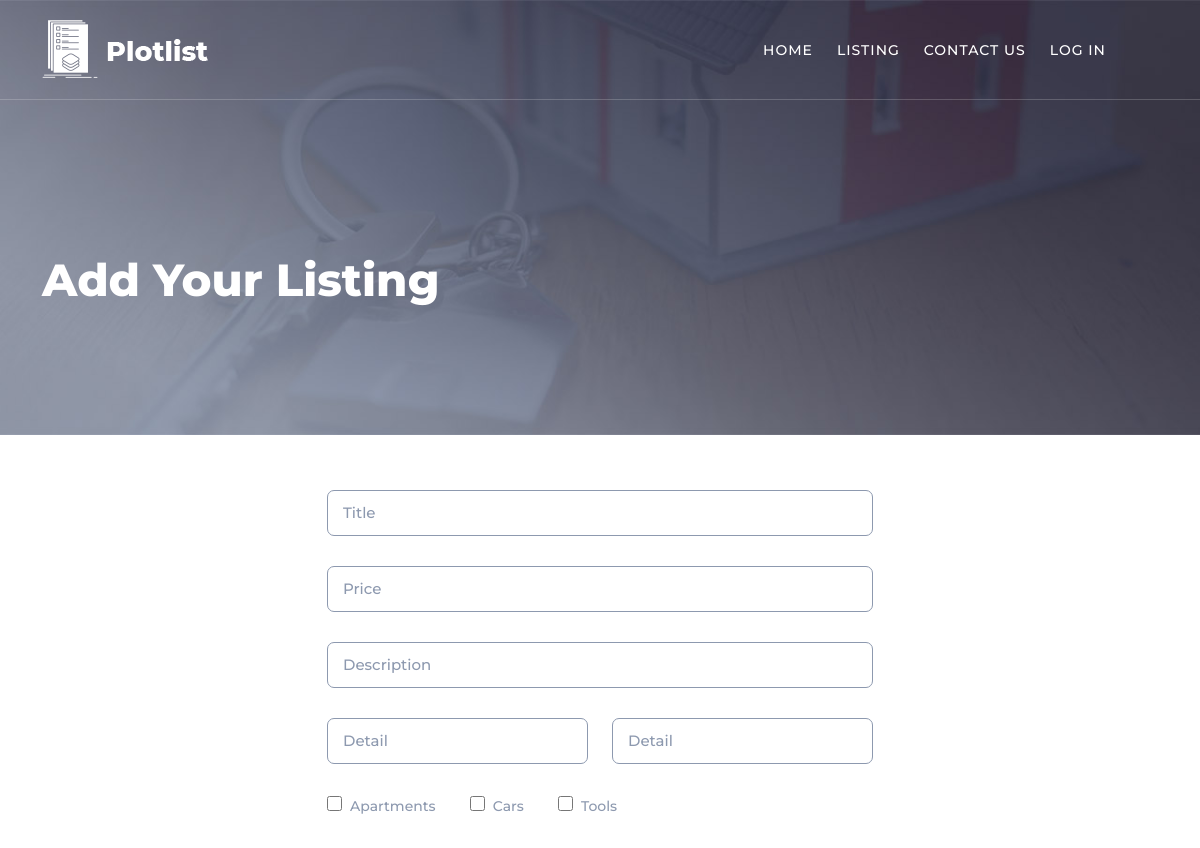
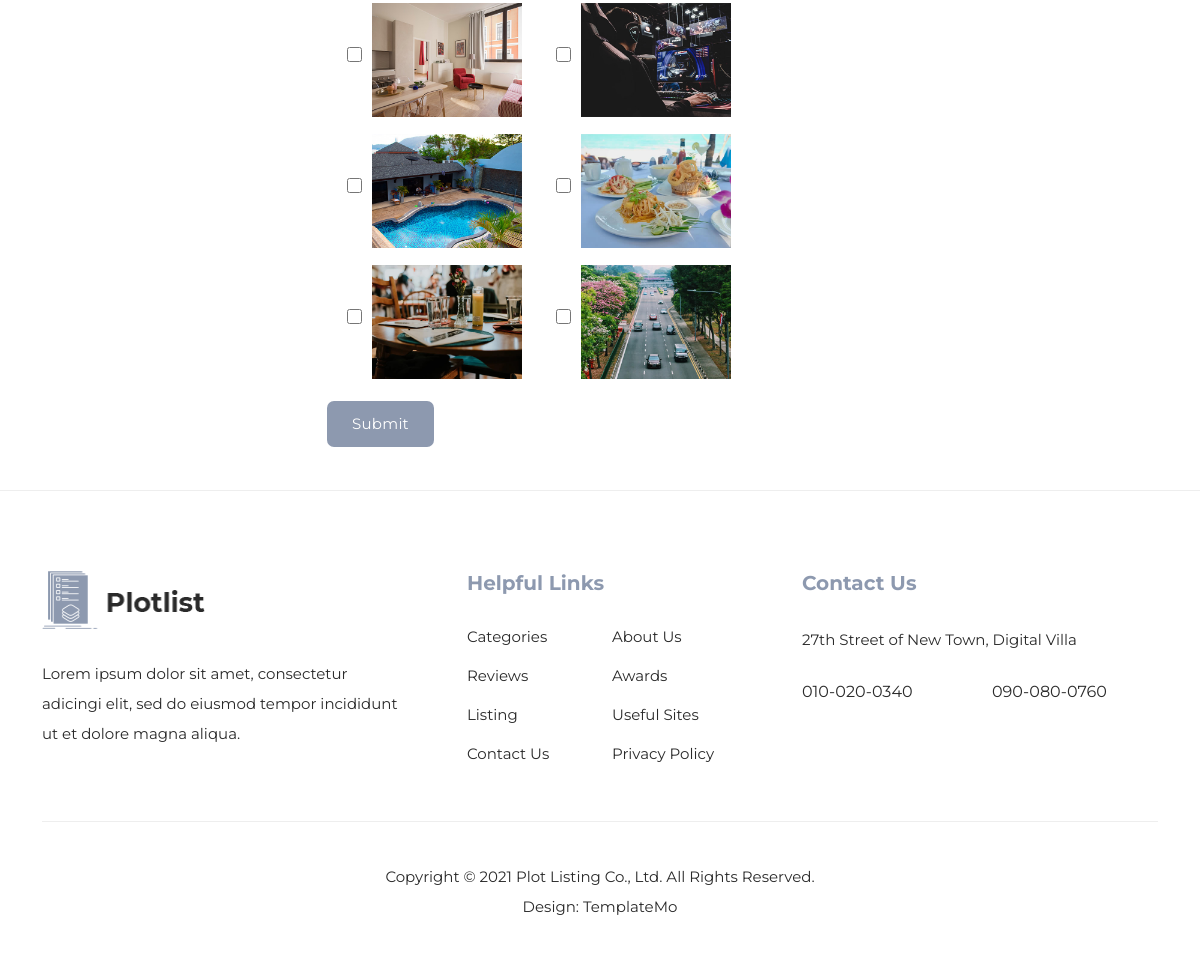
The page /listing_add.php on the database its author committed (2 pictures, top to bottom).
### tables this page shows
CREATE TABLE `category` (
  `id` int(11) NOT NULL,
  `category` varchar(50) NOT NULL,
  `created_at` datetime NOT NULL,
  `updated_at` datetime DEFAULT NULL
);

CREATE TABLE `image` (
  `id` int(11) NOT NULL,
  `alt_name` varchar(50) NOT NULL,
  `path` varchar(255) NOT NULL,
  `created_at` datetime NOT NULL,
  `updated_at` datetime DEFAULT NULL
);

### DB.php (called while the page is built, shortened)
<?php
class DB
{
    private $connection;
    public function __construct($host, $dbname, $username, $password)
    {
        $this->host = $host;
        $this->dbname = $dbname;
        $this->username = $username;
        $this->password = $password;
        try {
            $this->connection = new \PDO('mysql:host='.$this->host.';dbname='.$this->dbname, $this->username, $this->password);
        } catch (\PDOException $e) {
            print "Error!: " . $e->getMessage() . "<br/>";
            die();
        }
    }
    public function getCategory()
    {
        $listingItems = [];
        $sql = "SELECT id, category FROM `category`;";
        $query = $this->connection->query($sql);
        while ($row = $query->fetch()) {
            $listingItems[] = [
                'id' => $row['id'],
                'category' => $row['category']
            ];
        }
        return $listingItems;
    }
    public function getImage()
    {
        $listingItems = [];
        $sql = "SELECT id, path, alt_name FROM `image`;";
        $query = $this->connection->query($sql);
        while ($row = $query->fetch()) {
            $listingItems[] = [
                'id' => $row['id'],
                'path' => $row['path'],
                'alt_name' => $row['alt_name']
            ];
        }
        return $listingItems;
    }
}

### listing_add.php (the view, shortened to what this page needs)
<?php
$db = $GLOBALS['db'];
$categoryItems = $db->getCategory();
$imageItems = $db->getImage();
?>
<!DOCTYPE html>
<html lang="en">
  <head>
    <link href="vendor/bootstrap/css/bootstrap.min.css" rel="stylesheet">
    <link rel="stylesheet" href="assets/css/fontawesome.css">
    <link rel="stylesheet" href="assets/css/templatemo-plot-listing.css">
    <link rel="stylesheet" href="assets/css/animated.css">
    <link rel="stylesheet" href="assets/css/owl.css">
  </head>
<body>
  <header class="header-area header-sticky wow slideInDown" data-wow-duration="0.75s" data-wow-delay="0s">
    <div class="container">
      <div class="row">
        <div class="col-12">
          <nav class="main-nav">
            <a href="index.php" class="logo">
            </a>
            <ul class="nav">
              <li><a href="index.php">Home</a></li>
              <li><a href="listing.php">Listing</a></li>
              <li><a href="contact.php">Contact Us</a></li>
              <?php
              if($_SESSION) {
                if($_SESSION['logged_in']) {
                  ?><li><a href="my_listings.php">My Listings</a></li>
                  <li><a href="logout.php">Log out</a></li>
                  <li><div class="main-white-button"><a href="#"><i class="fa fa-plus"></i> Add Your Listing</a></div></li>
                <?php
                  }else {
                  ?><li><a href="login.php">Log in</a></li>
                  <li><div ></div></li>
                <?php
                  }
              }else {
                ?><li><a href="login.php">Log in</a></li>
                <li><div ></div></li>
              <?php
              }
              ?>
            </ul>
          </nav>
        </div>
      </div>
    </div>
  </header>
  <div class="page-heading">
    <div class="container">
      <div class="row">
        <div class="col-lg-8">
          <div class="top-text header-text">
            <h2>Add your listing</h2>
          </div>
        </div>
      </div>
    </div>
  </div>
  <div class="addlisting-page">
    <div class="container">
      <div class="row">
        <div class="col-lg-12">
          <div class="inner-content">
            <div class="row">
              <div class="col-lg-6" style="margin-left: 25%">
                <form id="contact" action="listing_add_fun.php" method="post" class="addlisting-form" style="margin: 10% 0% 10% 0%">
                  <div class="row">
                    <div class="col-lg-12">
                      <fieldset>
                        <input type="text" name="title" id="title" placeholder="Title" class="form-control" required="">
                      </fieldset>
                    </div>
                    <div class="col-lg-12">
                      <fieldset>
                        <input type="text" name="price" id="price" placeholder="Price" class="form-control" required="">
                      </fieldset>
                    </div>
                      <div class="col-lg-12">
                      <fieldset>
                        <input type="text" name="details" id="description" placeholder="Description" class="form-control" required="">
                      </fieldset>
                    </div>
                    <div class="col-lg-6">
                      <fieldset>
                        <input type="text" name="detail1" id="detail" placeholder="Detail" class="form-control" required="">
                      </fieldset>
                    </div>
                    <div class="col-lg-6">
                      <fieldset>
                        <input type="text" name="detail2" id="detail" placeholder="Detail" class="form-control" required="">
                      </fieldset>
                    </div>
                    <div class="col-lg-12">
                    <ul>
                    <?php
                        foreach ($categoryItems as $categoryItem) {
                    ?>
                            <li><input type="checkbox" class="checkoption" name="category_id" value="<?php echo $categoryItem['id']; ?>"><span><?php echo $categoryItem['category']; ?></span></li>
                        <?php
                        }
                        ?>
                    </ul>
                    <ul>
                    <?php
                        foreach ($imageItems as $imageItem) {
                    ?>
                            <li style="margin: 10px"><input type="checkbox" class="checkoption-2" name="image_id" style="margin:10px" value="<?php echo $imageItem['id']; ?>"><img src=<?php echo $imageItem['path']; ?> alt=<?php echo $imageItem['alt_name']; ?> style="width:150px"></li>
                        <?php
                        }
                        ?>
                    </ul>
                    </div>
                    <div class="col-lg-12">
                      <fieldset>
                        <button type="submit" id="form-submit" class="main-button" style="margin-top: 15px">Submit</button>
                      </fieldset>
                    </div>
                  </div>
                </form>
              </div>
            </div>
          </div>
        </div>
      </div>
    </div>
  </div>
  <footer>
    <div class="container">
      <div class="row">
        <div class="col-lg-4">
          <div class="about">
            <div class="logo">
              <img src="assets/images/black-logo.png" alt="">
            </div>
            <p>Lorem ipsum dolor sit amet, consectetur adicingi elit, sed do eiusmod tempor incididunt ut et dolore magna aliqua.</p>
          </div>
        </div>
        <div class="col-lg-4">
          <div class="helpful-links">
            <h4>Helpful Links</h4>
            <div class="row">
              <div class="col-lg-6">
                <ul>
                  <li><a href="#">Categories</a></li>
                  <li><a href="#">Reviews</a></li>
                  <li><a href="#">Listing</a></li>
                  <li><a href="#">Contact Us</a></li>
                </ul>
              </div>
              <div class="col-lg-6">
                <ul>
                  <li><a href="#">About Us</a></li>
                  <li><a href="#">Awards</a></li>
                  <li><a href="#">Useful Sites</a></li>
                  <li><a href="#">Privacy Policy</a></li>
                </ul>
              </div>
            </div>
          </div>
        </div>
        <div class="col-lg-4">
          <div class="contact-us">
            <h4>Contact Us</h4>
            <p>27th Street of New Town, Digital Villa</p>
            <div class="row">
              <div class="col-lg-6">
                <a href="#">010-020-0340</a>
              </div>
              <div class="col-lg-6">
                <a href="#">090-080-0760</a>
              </div>
            </div>
          </div>
        </div>
        <div class="col-lg-12">
          <div class="sub-footer">
            <p>Copyright © 2021 Plot Listing Co., Ltd. All Rights Reserved.
            <br>
			Design: <a rel="nofollow" href="https://templatemo.com" title="CSS Templates">TemplateMo</a></p>
          </div>
        </div>
      </div>
    </div>
  </footer>
</body>
</html>

### rows shown on the page
category: category "Apartments"
category: category "Cars"
category: category "Tools"
image: shows a picture
image: shows a picture
image: shows a picture
image: shows a picture
image: shows a picture
image: shows a picture
